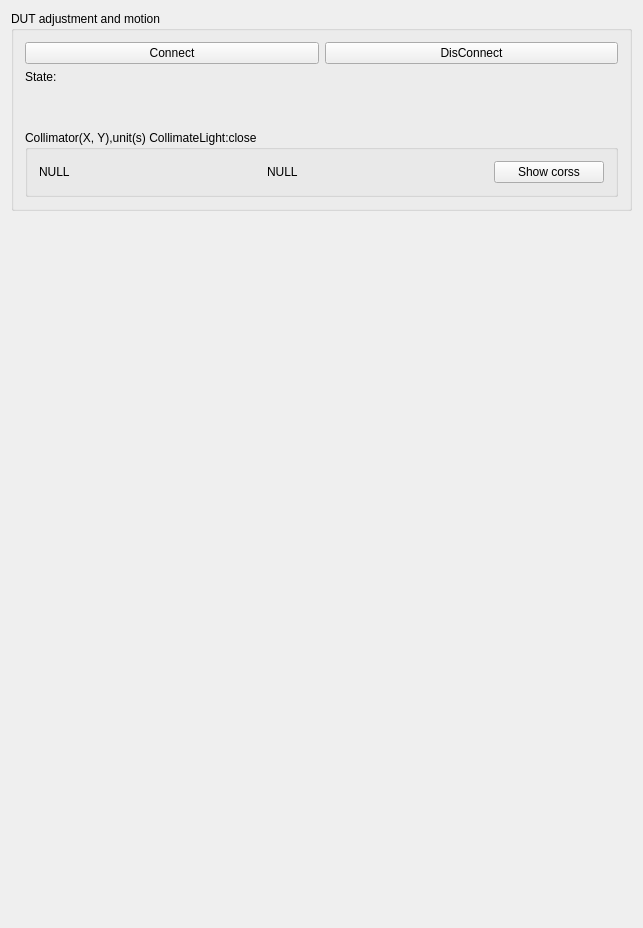
<?xml version="1.0" encoding="UTF-8"?>
<ui version="4.0">
 <class>CollimatedLightTubeWidgetClass</class>
 <widget class="QWidget" name="CollimatedLightTubeWidgetClass">
  <property name="geometry">
   <rect>
    <x>0</x>
    <y>0</y>
    <width>643</width>
    <height>928</height>
   </rect>
  </property>
  <property name="windowTitle">
   <string>DUTMotionWidget</string>
  </property>
  <layout class="QVBoxLayout" name="verticalLayout" stretch="0,1">
   <item>
    <widget class="QGroupBox" name="groupBox">
     <property name="title">
      <string>DUT adjustment and motion</string>
     </property>
     <layout class="QVBoxLayout" name="verticalLayout_2" stretch="0,0,1,1">
      <item>
       <layout class="QHBoxLayout" name="horizontalLayout_2">
        <item>
         <widget class="QPushButton" name="connect">
          <property name="text">
           <string>Connect</string>
          </property>
         </widget>
        </item>
        <item>
         <widget class="QPushButton" name="disconnect">
          <property name="text">
           <string>DisConnect</string>
          </property>
         </widget>
        </item>
       </layout>
      </item>
      <item>
       <layout class="QHBoxLayout" name="horizontalLayout" stretch="1,9">
        <item>
         <widget class="QLabel" name="label">
          <property name="text">
           <string>State:</string>
          </property>
         </widget>
        </item>
        <item>
         <widget class="QLabel" name="label_state">
          <property name="font">
           <font>
            <weight>75</weight>
            <bold>true</bold>
           </font>
          </property>
          <property name="text">
           <string/>
          </property>
         </widget>
        </item>
       </layout>
      </item>
      <item>
       <spacer name="verticalSpacer_2">
        <property name="orientation">
         <enum>Qt::Vertical</enum>
        </property>
        <property name="sizeHint" stdset="0">
         <size>
          <width>20</width>
          <height>40</height>
         </size>
        </property>
       </spacer>
      </item>
      <item>
       <widget class="QGroupBox" name="groupBox_8">
        <property name="title">
         <string>Collimator(X, Y),unit(s) CollimateLight:close</string>
        </property>
        <layout class="QHBoxLayout" name="horizontalLayout_13">
         <item>
          <widget class="QLabel" name="collimatorX">
           <property name="text">
            <string>NULL</string>
           </property>
          </widget>
         </item>
         <item>
          <widget class="QLabel" name="collimatorY">
           <property name="text">
            <string>NULL</string>
           </property>
          </widget>
         </item>
         <item>
          <widget class="QPushButton" name="crossShow">
           <property name="maximumSize">
            <size>
             <width>110</width>
             <height>16777215</height>
            </size>
           </property>
           <property name="text">
            <string>Show corss</string>
           </property>
          </widget>
         </item>
        </layout>
       </widget>
      </item>
     </layout>
    </widget>
   </item>
   <item>
    <spacer name="verticalSpacer">
     <property name="orientation">
      <enum>Qt::Vertical</enum>
     </property>
     <property name="sizeHint" stdset="0">
      <size>
       <width>20</width>
       <height>40</height>
      </size>
     </property>
    </spacer>
   </item>
  </layout>
 </widget>
 <layoutdefault spacing="6" margin="11"/>
 <resources/>
 <connections/>
</ui>
